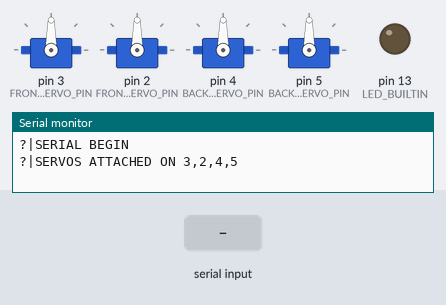
Recording of a sketch running on a simulated Arduino Uno, built with avr-gcc and run on an emulated ATmega328P. Shown: 4 × servo, output pins drawn as LEDs (lit = HIGH), the last lines printed to the serial monitor. The test bench sets the inputs (shaded band).

Above: at 1.2 s.
1.3 s: "A" received over Serial
At 1.8 s:
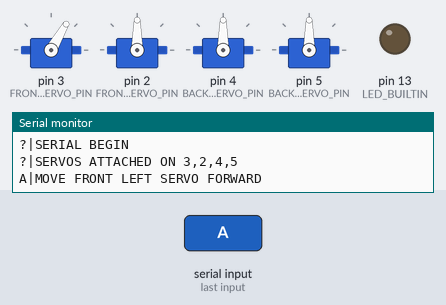
2.8 s: byte 100 ('d') received over Serial
At 4.0 s:
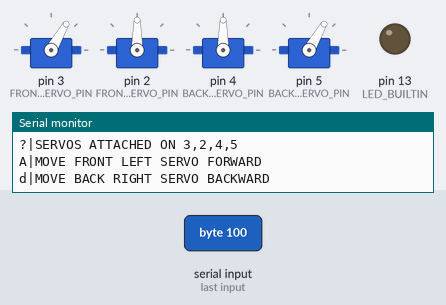
4.3 s: "a" received over Serial
At 5.3 s:
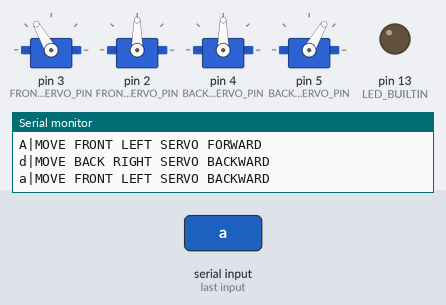
5.8 s: byte 52 ('4') received over Serial
At 6.5 s:
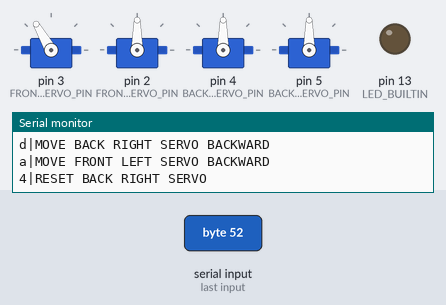
7.3 s: "1" received over Serial
At 7.6 s:
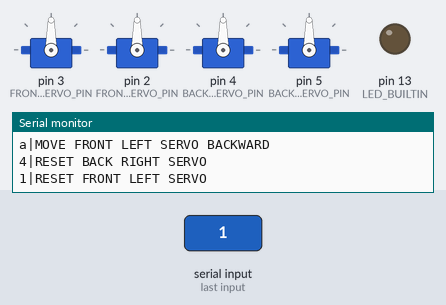
8.8 s: "B" received over Serial
At 9.9 s:
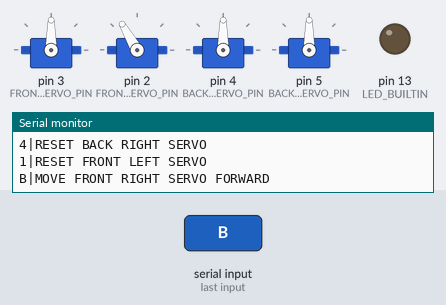
Timing chart, 0 to 11.3 s (numbered marks = the images above; inputs shaded):
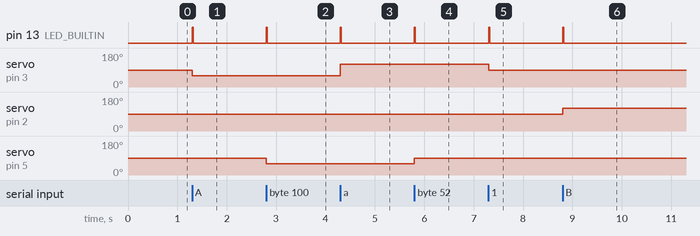

The sketch:

arduino-serial-host-controller.ino
```cpp
//include the servo library
#include <Servo.h>

//define the servos
Servo FRONT_LEFT_SERVO, FRONT_RIGHT_SERVO, BACK_LEFT_SERVO, BACK_RIGHT_SERVO;

//the pins that are going to be used for controlling the servos
const int FRONT_LEFT_SERVO_PIN = 3;
const int FRONT_RIGHT_SERVO_PIN = 2;
const int BACK_LEFT_SERVO_PIN = 4;
const int BACK_RIGHT_SERVO_PIN = 5;

//the position that all of the servos will move to upon start/reset (degrees)
const int SERVO_RESET_POSITION = 90;

//the amount that servos will move to move the legs (degrees)
int SERVO_LEG_MOVEMENT_AMOUNT = 180 / 6;
const int SERVO_LEG_MOVEMENT_AMOUNTS[3] = {SERVO_LEG_MOVEMENT_AMOUNT / 2, SERVO_LEG_MOVEMENT_AMOUNT, SERVO_LEG_MOVEMENT_AMOUNT * 2};


//the positions of the servos {F_L, F_R, B_L, B_R}
int servoPositions[4] = {SERVO_RESET_POSITION, SERVO_RESET_POSITION, SERVO_RESET_POSITION, SERVO_RESET_POSITION};

//the setup function
void setup() {

    //begin serial communication
    Serial.begin(9600);

    //wait for serial communication to begin
    while (!Serial) {;}

    //tell the console that serial communication has begun
    Serial.println("?|SERIAL BEGIN");

    //attach the servos to their pins
    FRONT_LEFT_SERVO.attach(FRONT_LEFT_SERVO_PIN);
    FRONT_RIGHT_SERVO.attach(FRONT_RIGHT_SERVO_PIN);
    BACK_LEFT_SERVO.attach(BACK_LEFT_SERVO_PIN);
    BACK_RIGHT_SERVO.attach(BACK_RIGHT_SERVO_PIN);

    //show where all the servos are attached
    Serial.println("?|SERVOS ATTACHED ON " + String(FRONT_LEFT_SERVO_PIN) + "," + String(FRONT_RIGHT_SERVO_PIN) + "," + String(BACK_LEFT_SERVO_PIN) + "," + String(BACK_RIGHT_SERVO_PIN));

    //move all of the servos to the reset position
    FRONT_LEFT_SERVO.write(SERVO_RESET_POSITION);
    FRONT_RIGHT_SERVO.write(SERVO_RESET_POSITION);
    BACK_LEFT_SERVO.write(SERVO_RESET_POSITION);
    BACK_RIGHT_SERVO.write(SERVO_RESET_POSITION);

    //set up the built in LED
    pinMode(LED_BUILTIN, OUTPUT);
}

//the main loop
void loop() {

    //while there is still serial left to read then continue to loop
    while (Serial.available() > 0) {

        //blink the LED to show that there is serial being read
        digitalWrite(LED_BUILTIN, HIGH);

        //read the serial data
        int serialData = Serial.read();

        //if the reading is the character "A" then move the front left servo forwards
        if (serialData == 'A') {

            //set the servo position to forwards
            servoPositions[0] = SERVO_RESET_POSITION - SERVO_LEG_MOVEMENT_AMOUNT;
            Serial.println("A|MOVE FRONT LEFT SERVO FORWARD");

        //if the reading is the character "a" then move the front left servo backwards
        } else if (serialData == 'a') {

            //set the servo position to backwards
            servoPositions[0] = SERVO_RESET_POSITION + SERVO_LEG_MOVEMENT_AMOUNT;
            Serial.println("a|MOVE FRONT LEFT SERVO BACKWARD");

        //if the reading is the character "1" then move the front left servo to the reset position
        } else if (serialData == '1') {

            //set the servo position to the reset position
            servoPositions[0] = SERVO_RESET_POSITION;
            Serial.println("1|RESET FRONT LEFT SERVO");

        //if the reading is the character "B" then move the front right servo forwards
        } else if (serialData == 'B') {

            //set the servo position to forwards (inverted because of the direction of the leg)
            servoPositions[1] = SERVO_RESET_POSITION + SERVO_LEG_MOVEMENT_AMOUNT;
            Serial.println("B|MOVE FRONT RIGHT SERVO FORWARD");

        //if the reading is the character "b" then move the front right servo backwards
        } else if (serialData == 'b') {

            //set the servo position to backwards (inverted because of the direction of the leg)
            servoPositions[1] = SERVO_RESET_POSITION - SERVO_LEG_MOVEMENT_AMOUNT;
            Serial.println("b|MOVE FRONT RIGHT SERVO BACKWARD");

        //if the reading is the character "2" then move the front right servo to the reset position
        } else if (serialData == '2') {

            //set the servo position to the reset position
            servoPositions[1] = SERVO_RESET_POSITION;
            Serial.println("2|RESET FRONT RIGHT SERVO");

        //if the reading is the character "C" then move the back left servo forwards
        } else if (serialData == 'C') {

            //set the servo position to forwards
            servoPositions[2] = SERVO_RESET_POSITION - SERVO_LEG_MOVEMENT_AMOUNT;
            Serial.println("C|MOVE BACK LEFT SERVO FORWARD");

        //if the reading is the character "c" then move the back left servo backwards
        } else if (serialData == 'c') {

            //set the servo position to backwards
            servoPositions[2] = SERVO_RESET_POSITION + SERVO_LEG_MOVEMENT_AMOUNT;
            Serial.println("c|MOVE BACK LEFT SERVO BACKWARD");

        //if the reading is the character "3" then move the back left servo to the reset position
        } else if (serialData == '3') {

            //set the servo position to the reset position
            servoPositions[2] = SERVO_RESET_POSITION;
            Serial.println("3|RESET BACK LEFT SERVO");

        //if the reading is the character "D" then move the back right servo forwards
        } else if (serialData == 'D') {

            //set the servo position to forwards (inverted because of the direction of the leg)
            servoPositions[3] = SERVO_RESET_POSITION + SERVO_LEG_MOVEMENT_AMOUNT;
            Serial.println("D|MOVE BACK RIGHT SERVO FORWARD");

        //if the reading is the character "d" then move the back right servo backwards
        } else if (serialData == 'd') {

            //set the servo position to backwards (inverted because of the direction of the leg)
            servoPositions[3] = SERVO_RESET_POSITION - SERVO_LEG_MOVEMENT_AMOUNT;
            Serial.println("d|MOVE BACK RIGHT SERVO BACKWARD");

        //if the reading is the character "4" then move the back right servo to the reset position
        } else if (serialData == '4') {

            //set the servo position to the reset position
            servoPositions[3] = SERVO_RESET_POSITION;
            Serial.println("4|RESET BACK RIGHT SERVO");

        //if the reading is the character "5" then delay the program for a tenth of a second
        } else if (serialData == '5') {

            //wait a tenth of a second (100ms)
            delay(100);
            Serial.println("5|DELAY 100MS");

        //if the reading is the character "6" then set the servo leg movement amount to the lowest setting
        } else if (serialData == '6') {

            //set it to the lowest setting
            SERVO_LEG_MOVEMENT_AMOUNT = SERVO_LEG_MOVEMENT_AMOUNTS[0];
            Serial.println("6|SERVO MOVEMENT LOW SETTING");

        //if the reading is the character "7" then set the servo leg movement amount to the medium setting
        } else if (serialData == '7') {

            //set it to the medium setting
            SERVO_LEG_MOVEMENT_AMOUNT = SERVO_LEG_MOVEMENT_AMOUNTS[1];
            Serial.println("7|SERVO MOVEMENT MEDIUM SETTING");

        //if the reading is the character "8" then set the servo leg movement amount to the highest setting
        } else if (serialData == '8') {

            //set it to the highest setting
            SERVO_LEG_MOVEMENT_AMOUNT = SERVO_LEG_MOVEMENT_AMOUNTS[2];
            Serial.println("8|SERVO MOVEMENT HIGH SETTING");
        }

        //move all of the servos to their new position
        FRONT_LEFT_SERVO.write(servoPositions[0]);
        FRONT_RIGHT_SERVO.write(servoPositions[1]);
        BACK_LEFT_SERVO.write(servoPositions[2]);
        BACK_RIGHT_SERVO.write(servoPositions[3]);

        //delay inbetween each communication
        delay(20);
    }

    //set the LED to off to show that there is no serial being read
    digitalWrite(LED_BUILTIN, LOW);
}
```

Measured:
- after the input at 1.3 s, pin 13 (LED_BUILTIN): LOW → HIGH at once, → LOW 0.02 s later; servo on pin 3 (FRONT_LEFT_SERVO_PIN): 90° → 60° at once
- after the input at 2.8 s, pin 13 (LED_BUILTIN): LOW → HIGH at once, → LOW 0.02 s later; servo on pin 5 (BACK_RIGHT_SERVO_PIN): 90° → 60° at once
- after the input at 4.3 s, pin 13 (LED_BUILTIN): LOW → HIGH at once, → LOW 0.02 s later; servo on pin 3 (FRONT_LEFT_SERVO_PIN): 60° → 120° at once
- after the input at 5.8 s, pin 13 (LED_BUILTIN): LOW → HIGH at once, → LOW 0.02 s later; servo on pin 5 (BACK_RIGHT_SERVO_PIN): 60° → 90° at once
- after the input at 7.3 s, pin 13 (LED_BUILTIN): LOW → HIGH at once, → LOW 0.02 s later; servo on pin 3 (FRONT_LEFT_SERVO_PIN): 120° → 90° at once
- after the input at 8.8 s, pin 13 (LED_BUILTIN): LOW → HIGH at once, → LOW 0.02 s later; servo on pin 2 (FRONT_RIGHT_SERVO_PIN): 90° → 120° at once
